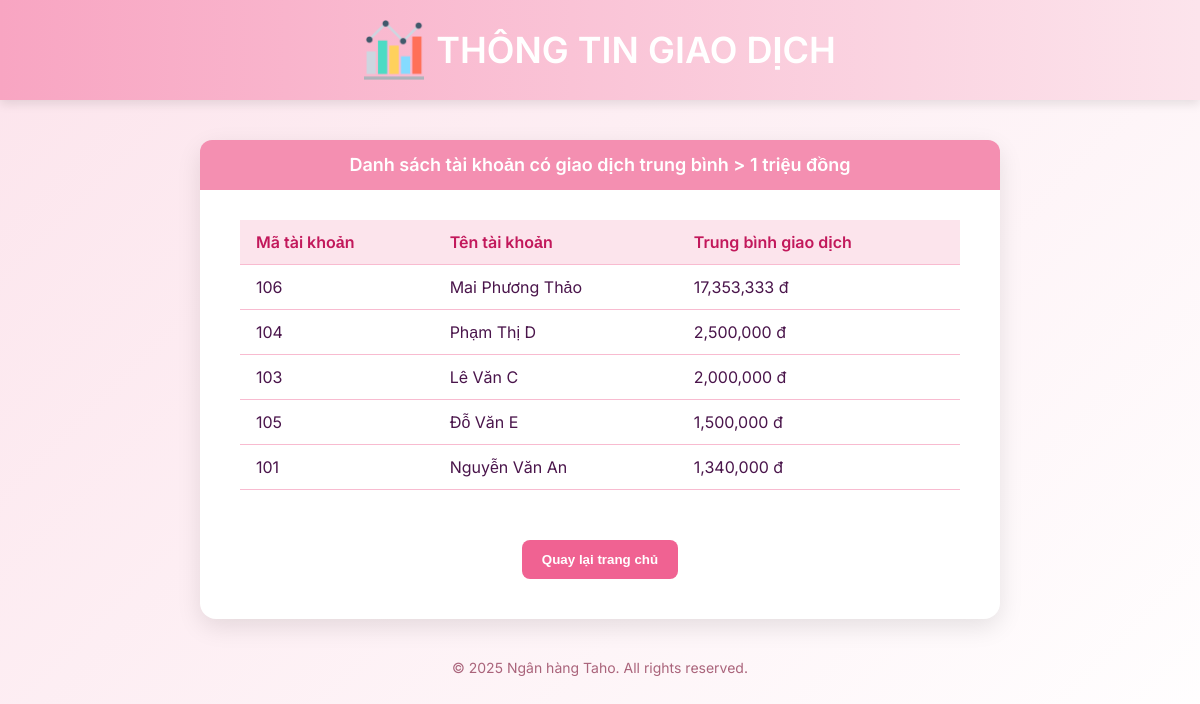
The page /trungbinhcao on the database its author committed.
### tables this page shows
CREATE TABLE TaiKhoan (
            ID INTEGER PRIMARY KEY AUTOINCREMENT,
            MaTK INTEGER UNIQUE NOT NULL,
            TenTK TEXT,
            LoaiTK TEXT,
            SoDu REAL
        );

### app.py (the view)
@app.route("/trungbinhcao", methods=["GET"])
def tai_khoan_trung_binh_cao():
    try:
        conn = get_db_connection()
        cursor = conn.cursor()
        query = """
            SELECT
                gd.MaTK,
                tk.TenTK,
                AVG(gd.SoTien) AS TrungBinhCao
            FROM GiaoDich gd
            JOIN TaiKhoan tk ON gd.MaTK = tk.MaTK
            GROUP BY gd.MaTK, tk.TenTK
            HAVING AVG(gd.SoTien) > 1000000
            ORDER BY TrungBinhCao DESC
        """
        cursor.execute(query)
        data = cursor.fetchall()
        conn.close()
        return render_template("trungbinhcao.html", data=data)
    except Exception as e:
        if conn:
            conn.close()
        return jsonify({"error": str(e)}), 500

### app.py (called while the page is built)
def get_db_connection():
    conn = sqlite3.connect('banking.db')
    conn.row_factory = sqlite3.Row
    return conn

### templates/trungbinhcao.html (shortened to what this page needs)
<!DOCTYPE html>
<html lang="vi">
<head>
</head>
<body>
    <header style="display: flex; align-items: center; justify-content: center; padding: 20px;">
        <img src="static/images/chart.png" alt="System Icon"
            style="width: 60px; height: 60px; margin-right: 12px;">
        <h1 style="margin: 0;">THÔNG TIN GIAO DỊCH</h1>
    </header>
    <main>
        <div class="result-box">
            <div class="box-header">Danh sách tài khoản có giao dịch trung bình > 1 triệu đồng</div>
            {% if error %}
                <div class="error">{{ error }}</div>
            {% elif message %}
                <div class="message">{{ message }}</div>
            {% elif data %}
                <table>
                    <thead>
                        <tr>
                            <th>Mã tài khoản</th>
                            <th>Tên tài khoản</th>
                            <th>Trung bình giao dịch</th>
                        </tr>
                    </thead>
                    <tbody>
                        {% for row in data %}
                        <tr>
                            <td>{{ row[0] }}</td>
                            <td>{{ row[1] }}</td>
                            <td>{{ "{:,.0f}".format(row[2]) }} đ</td>
                        </tr>
                        {% endfor %}
                    </tbody>
                </table>
            {% else %}
                <div class="message">Không có tài khoản nào có mức giao dịch trung bình trên 1 triệu đồng.</div>
            {% endif %}
            <div class="button-container">
                <button class="back-button" onclick="window.location.href='/'">Quay lại trang chủ</button>
            </div>
        </div>
    </main>
    <footer>
        &copy; 2025 Ngân hàng Taho. All rights reserved.
    </footer>
</body>
</html>

### templates/trungbinhcao.html (style rules this page uses)
* { margin: 0; padding: 0; box-sizing: border-box; }
body { font-family: 'Inter', sans-serif; background: linear-gradient(135deg, #fce4ec, #ffffff); min-height: 100vh; color: #4a154b; }
header { background: linear-gradient(to right, #f8a5c2, #fce4ec); padding: 30px 20px; text-align: center; color: #fff; box-shadow: 0 4px 10px rgba(0,0,0,0.1); margin-bottom: 20px; }
main { display: flex; flex-direction: column; align-items: center; padding: 20px; }
.result-box { width: 100%; max-width: 800px; background: #fff; border-radius: 16px; padding: 40px; box-shadow: 0 8px 24px rgba(0,0,0,0.1); }
.box-header { background-color: #f48fb1; color: white; padding: 14px; font-size: 18px; font-weight: 600; text-align: center; border-radius: 12px 12px 0 0; margin: -40px -40px 30px -40px; }
table { width: 100%; border-collapse: collapse; }
th, td { text-align: left; padding: 12px 16px; border-bottom: 1px solid #f8bbd0; }
th { background-color: #fce4ec; color: #c2185b; font-weight: 600; }
.back-button { margin-top: 30px; padding: 12px 20px; background: #f06292; color: #fff; border: none; border-radius: 8px; cursor: pointer; font-weight: 600; transition: background 0.3s; }
.button-container { display: flex; justify-content: center; margin-top: 20px; }
footer { text-align: center; padding: 20px; font-size: 14px; color: #aa647b; }
header h1 { font-size: 36px; font-weight: 600; }

### rows shown on the page
TaiKhoan: MaTK "106", TenTK "Mai Phương Thảo", row "17,353,333"
TaiKhoan: MaTK "104", TenTK "Phạm Thị D", row "2,500,000"
TaiKhoan: MaTK "103", TenTK "Lê Văn C", row "2,000,000"
TaiKhoan: MaTK "105", TenTK "Đỗ Văn E", row "1,500,000"
TaiKhoan: MaTK "101", TenTK "Nguyễn Văn An", row "1,340,000"
